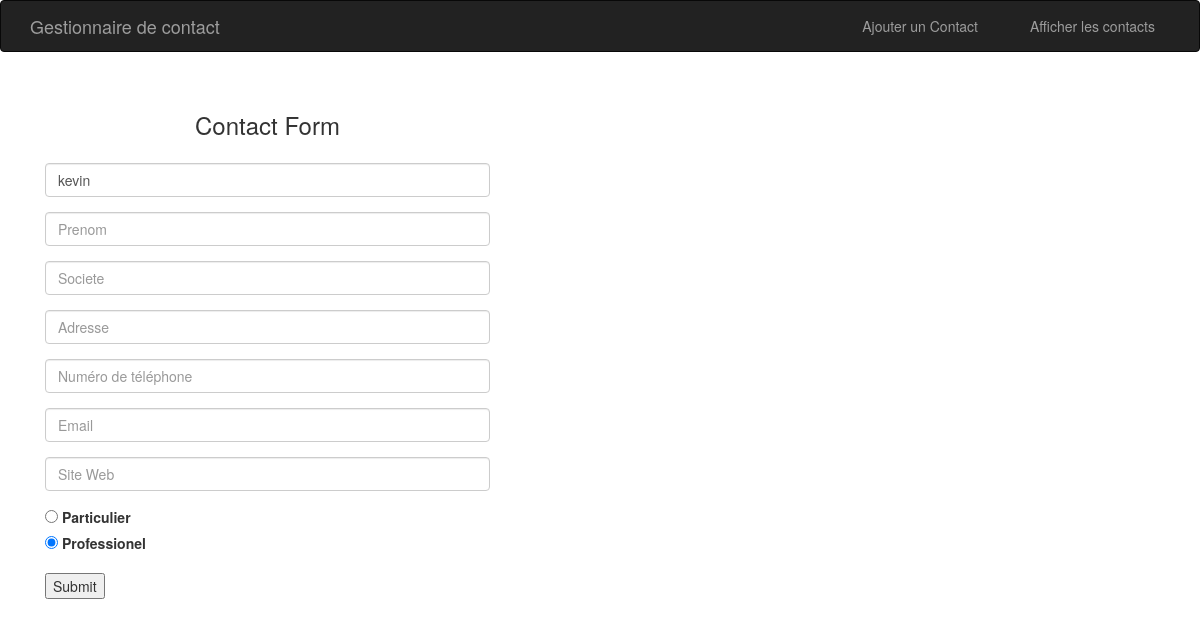
/index.php?req=modifierContact&id=109, run on the app's committed database.
### tables this page shows
CREATE TABLE `contact` (
  `id` int(11) NOT NULL,
  `nom` varchar(100) NOT NULL,
  `prenom` varchar(100) NOT NULL,
  `societe` varchar(100) NOT NULL,
  `adresse` varchar(200) NOT NULL,
  `num` varchar(11) NOT NULL,
  `email` varchar(100) NOT NULL,
  `site` varchar(100) NOT NULL,
  `statut` varchar(100) NOT NULL
);

### index.php (called while the page is built)
<?php
require_once ('controller/ContactsController.php');
$controller = new ContactsController();
$controller->handleRequest();

### model/ContactService.php (called while the page is built, shortened)
<?php
class ContactService {
    private $bdd = NULL;
    private function openBDD(){
        try
        {
            $this->bdd = new PDO('mysql:host=localhost;dbname=contacts;charset=utf8', 'root', 'root');
        }
        catch (Exception $e)
        {
            die('Erreur : ' . $e->getMessage());
        }
    }
    public function getContactAModifier($id){
        $stmt = $this->bdd->query("SELECT * FROM contact WHERE id = " .$id);
        $reponse = $stmt->fetchall();
        return $reponse;
    }
}

### view/ModifierContactView.php (the view, shortened to what this page needs)
<?php include("header.php");?>
<div class="container">
    <div class="col-md-5">
        <div class="form-area">
            <form role="form" method="POST" action="">
                <br style="clear:both">
                <h3 style="margin-bottom: 25px; text-align: center;">Contact Form</h3>
                <div class="form-group">
                    <input type="text" class="form-control" id="nom" name="nom" placeholder="Nom" value=<?php echo $nom?> required>
                </div>
                <div class="form-group">
                    <input type="text" class="form-control" id="prenom" name="prenom" placeholder="Prenom" value=<?php echo $prenom?> >
                </div>
                <div class="form-group">
                    <input type="text" class="form-control" id="societe" name="societe" placeholder="Societe" value=<?php echo $societe?> >
                </div>
                <div class="form-group">
                    <input type="text" class="form-control" id="adresse" name="adresse" placeholder="Adresse" value=<?php echo $adresse?> >
                </div>
                <div class="form-group">
                    <input type="text" class="form-control" id="num" name="num" placeholder="Numéro de téléphone" value=<?php echo $num?> >
                </div>
                <div class="form-group">
                    <input type="text" class="form-control" id="email" name="email" placeholder="Email" value=<?php echo $email?> >
                </div>
                <div class="form-group">
                    <input type="text" class="form-control" id="site" name="site" placeholder="Site Web" value=<?php echo $site?> >
                </div>
                <div class="form-group">
                    <input type="radio" name="particulierOuPro" value="particulier" id="particulier" <?php if($statut =='particulier') echo "checked"?>/> <label for="particulier">Particulier</label><br />
                    <input type="radio" name="particulierOuPro" value="professionel" id="professionel" <?php if($statut =='professionel') echo "checked"?>/> <label for="professionel">Professionel</label><br />
                </div>
                <input type="submit" value="Submit" />
            </form>
        </div>
    </div>
</div>
<?php include("footer.php");?>

### data on the page
contact: nom "kevin", statut "☐ Particulier", statut "☑ Professionel"
